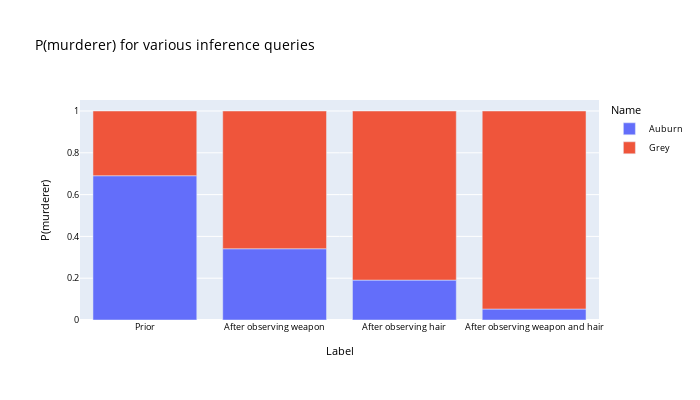

This figure's notebook cell:
### Code cell
# plot figure
fig = px.bar(murderers,
             x="Label",
             y="P(murderer)",
             color="Name",
             #barmode="group",
             title="P(murderer) for various inference queries",
             width=700,
             height=400)
fig.update_layout(
    font_color="black",
    font_size=9,
    title_font_size=14
)
fig.show()

### Figure 1 — Plotly figure (JSON) as saved in the notebook; plotly's stock layout.template omitted (floating-point values rounded to 4 significant figures)
{"data": [{"alignmentgroup": "True", "hovertemplate": "Name=Auburn<br>Label=%{x}<br>P(murderer)=%{y}<extra></extra>", "legendgroup": "Auburn", "marker": {"color": "#636efa", "pattern": {"shape": ""}}, "name": "Auburn", "offsetgroup": "Auburn", "orientation": "v", "showlegend": true, "textposition": "auto", "type": "bar", "x": ["Prior", "After observing weapon", "After observing hair", "After observing weapon and hair"], "xaxis": "x", "y": [0.6903, 0.3409, 0.1909, 0.0524], "yaxis": "y"}, {"alignmentgroup": "True", "hovertemplate": "Name=Grey<br>Label=%{x}<br>P(murderer)=%{y}<extra></extra>", "legendgroup": "Grey", "marker": {"color": "#EF553B", "pattern": {"shape": ""}}, "name": "Grey", "offsetgroup": "Grey", "orientation": "v", "showlegend": true, "textposition": "auto", "type": "bar", "x": ["Prior", "After observing weapon", "After observing hair", "After observing weapon and hair"], "xaxis": "x", "y": [0.3097, 0.6591, 0.8091, 0.9476], "yaxis": "y"}], "layout": {"barmode": "relative", "font": {"color": "black", "size": 9}, "height": 400, "legend": {"title": {"text": "Name"}, "tracegroupgap": 0}, "title": {"font": {"size": 14}, "text": "P(murderer) for various inference queries"}, "width": 700, "xaxis": {"anchor": "y", "domain": [0, 1], "title": {"text": "Label"}}, "yaxis": {"anchor": "x", "domain": [0, 1], "title": {"text": "P(murderer)"}}}}
